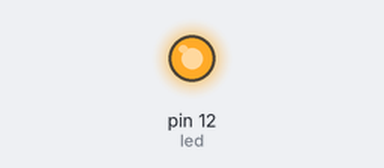
The sketch below on a simulated Arduino Uno, built with avr-gcc and run on an emulated ATmega328P. Shown: output pins drawn as LEDs (lit = HIGH).

Above: at 0.1 s.
At 2.9 s:
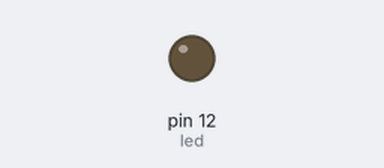
Timing chart, 0 to 5.2 s (numbered marks = the images above):
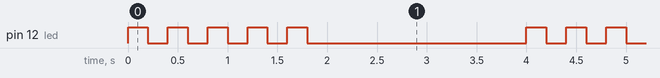

The sketch:

6-Loops.ino
```cpp
// declaration of variables

int led = 12;                 // establishes the LED pin
int time1 = 200;             // time between on and off
int time2 = 2000;            // time between sequences

// configuration

void setup() {

 pinMode(led, OUTPUT);        // We configure the pin as output

}

void loop() {

  for (int n=0;n<5;n++){      // The following is repeated 5 times (from 0 to 4):
    digitalWrite(led, HIGH);
    delay(time1);
    digitalWrite(led, LOW);
    delay(time1);
  }
  delay(time2);              // Wait for time2 before repeating the process again

}
```

Measured:
- by itself, pin 12 (led): repeats every 4.0 s: 4 × (LOW 0.20 s, HIGH 0.20 s), LOW 2.2 s, HIGH 0.20 s
- by itself, everything shown: repeats every 4.0 s, in 10 steps
